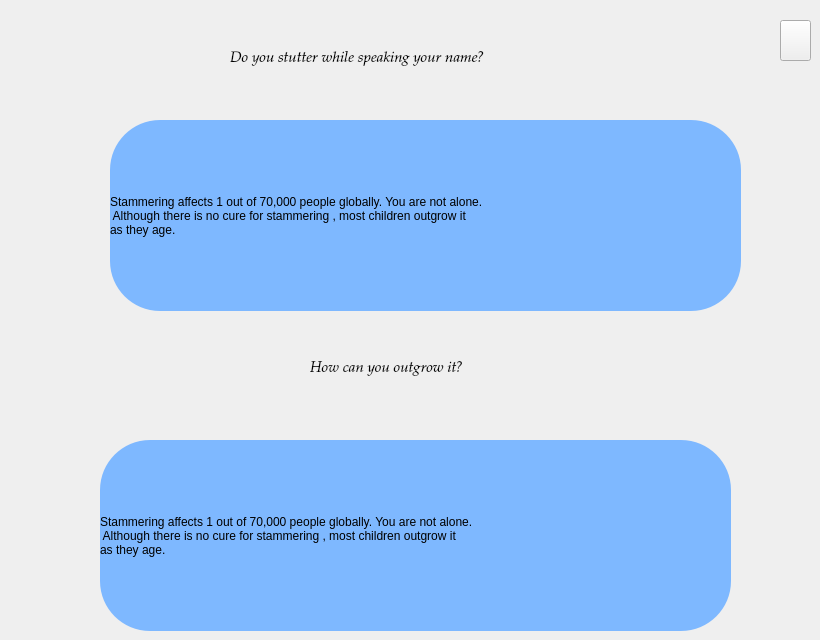
        <widget class="QWidget" name="page_16">
         <property name="styleSheet">
          <string notr="true"/>
         </property>
         <widget class="QLabel" name="label_30">
          <property name="geometry">
           <rect>
            <x>230</x>
            <y>30</y>
            <width>361</width>
            <height>61</height>
           </rect>
          </property>
          <property name="font">
           <font>
            <family>Palatino Linotype</family>
            <pointsize>11</pointsize>
           </font>
          </property>
          <property name="styleSheet">
           <string notr="true">background-color:&quot;pink&quot;;
border-radius:20px;
</string>
          </property>
          <property name="text">
           <string>&lt;html&gt;&lt;head/&gt;&lt;body&gt;&lt;p&gt;&lt;span style=&quot; font-style:italic;&quot;&gt;Do you stutter while speaking your name?&lt;/span&gt;&lt;/p&gt;&lt;/body&gt;&lt;/html&gt;</string>
          </property>
         </widget>
         <widget class="QPushButton" name="pushButton_16">
          <property name="geometry">
           <rect>
            <x>780</x>
            <y>20</y>
            <width>31</width>
            <height>41</height>
           </rect>
          </property>
          <property name="styleSheet">
           <string notr="true">image: url(:/newPrefix/download.jpg);
color:&quot;red&quot;;</string>
          </property>
          <property name="text">
           <string/>
          </property>
         </widget>
         <widget class="QLabel" name="label_31">
          <property name="geometry">
           <rect>
            <x>110</x>
            <y>120</y>
            <width>631</width>
            <height>191</height>
           </rect>
          </property>
          <property name="styleSheet">
           <string notr="true">background-color:rgb(126, 184, 255);
font: 12pt &quot;Segoe Script&quot;;
border-radius:50px;
</string>
          </property>
          <property name="text">
           <string>Stammering affects 1 out of 70,000 people globally. You are not alone.
 Although there is no cure for stammering , most children outgrow it 
as they age.</string>
          </property>
          <property name="scaledContents">
           <bool>false</bool>
          </property>
          <property name="wordWrap">
           <bool>true</bool>
          </property>
         </widget>
         <widget class="QLabel" name="label_32">
          <property name="geometry">
           <rect>
            <x>310</x>
            <y>340</y>
            <width>201</width>
            <height>61</height>
           </rect>
          </property>
          <property name="font">
           <font>
            <family>Palatino Linotype</family>
            <pointsize>11</pointsize>
           </font>
          </property>
          <property name="styleSheet">
           <string notr="true">background-color:&quot;pink&quot;;
border-radius:20px;
</string>
          </property>
          <property name="text">
           <string>&lt;html&gt;&lt;head/&gt;&lt;body&gt;&lt;p&gt;&lt;span style=&quot; font-style:italic;&quot;&gt;How can you outgrow it?&lt;/span&gt;&lt;/p&gt;&lt;/body&gt;&lt;/html&gt;</string>
          </property>
         </widget>
         <widget class="QLabel" name="label_33">
          <property name="geometry">
           <rect>
            <x>100</x>
            <y>440</y>
            <width>631</width>
            <height>191</height>
           </rect>
          </property>
          <property name="styleSheet">
           <string notr="true">background-color:rgb(126, 184, 255);
font: 12pt &quot;Segoe Script&quot;;
border-radius:50px;
</string>
          </property>
          <property name="text">
           <string>Stammering affects 1 out of 70,000 people globally. You are not alone.
 Although there is no cure for stammering , most children outgrow it 
as they age.</string>
          </property>
          <property name="scaledContents">
           <bool>false</bool>
          </property>
          <property name="wordWrap">
           <bool>true</bool>
          </property>
         </widget>
        </widget>
